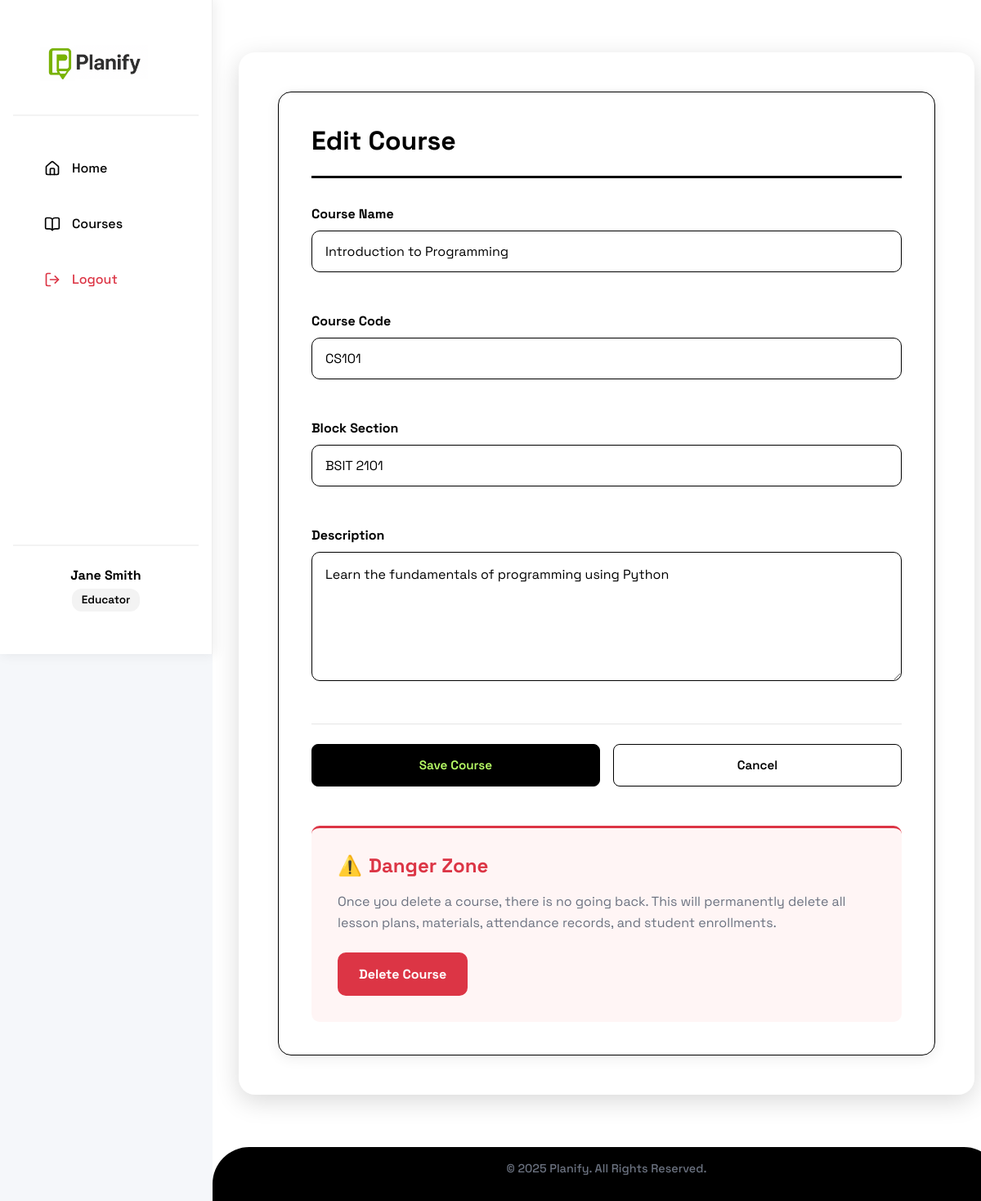
Before: /educator/course/1/edit (signed in) with the older database file.
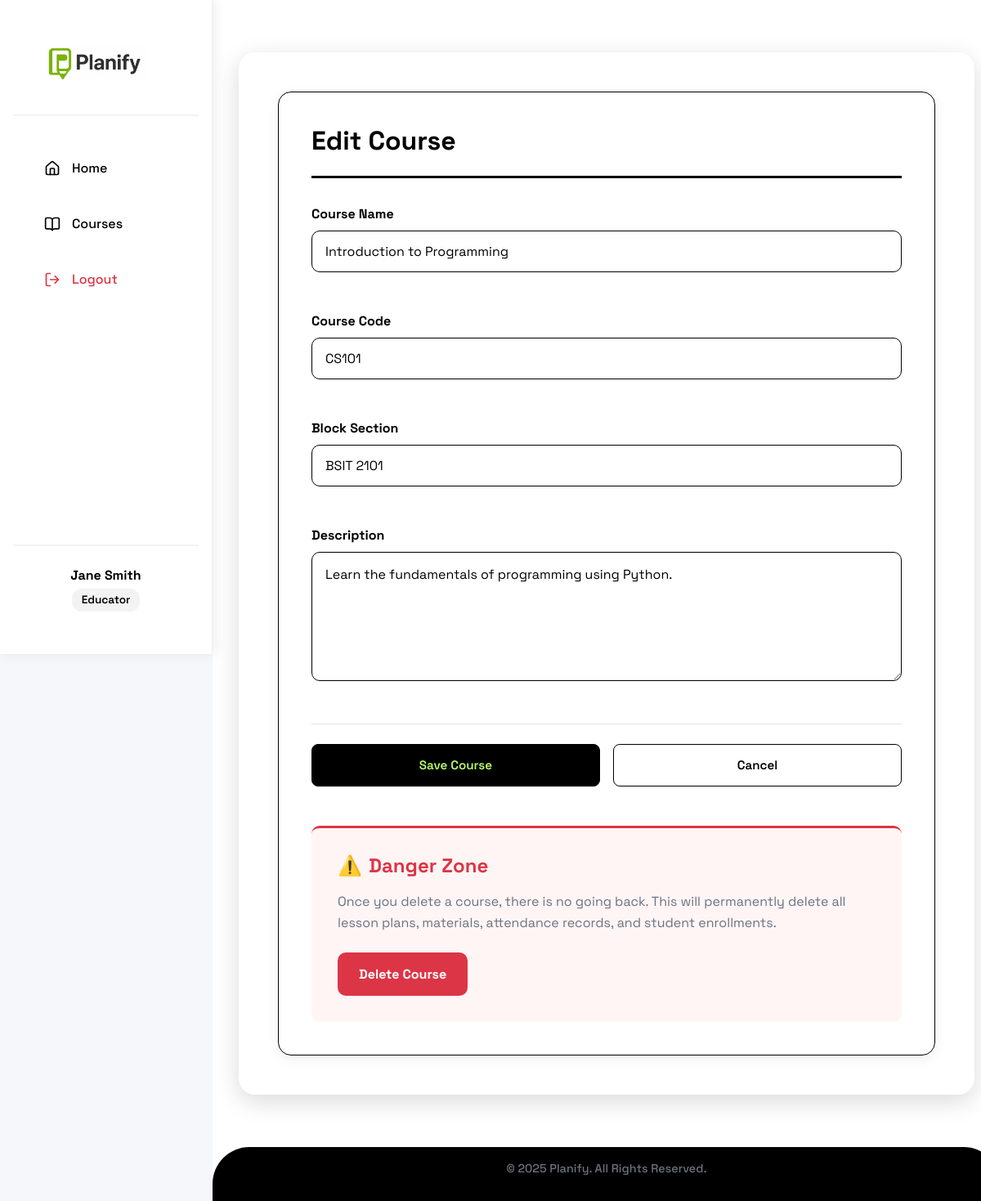
After: the same page with the newer database file.
### models.py (models this page shows, shortened)
class Course(db.Model):
    id = db.Column(db.Integer, primary_key=True)
    course_name = db.Column(db.String(100), nullable=False)
    course_code = db.Column(db.String(20), nullable=False)
    block_section = db.Column(db.String(20), nullable=False)
    description = db.Column(db.Text, nullable=True)
    educator_id = db.Column(db.Integer, db.ForeignKey('user.id'), nullable=False)
    created_at = db.Column(db.DateTime, default=datetime.utcnow)
    enrollment_code = db.Column(db.String(10), unique=True, nullable=False)
    lesson_plans = db.relationship('LessonPlan', backref='course', lazy=True, cascade='all, delete-orphan')
    enrollments = db.relationship('Enrollment', backref='course', lazy=True, cascade='all, delete-orphan')
    attendance_records = db.relationship('AttendanceRecord', backref='course', lazy=True, cascade='all, delete-orphan')

### routes.py (the view, shortened to what this page needs)
@app.route('/educator/course/<int:course_id>/edit', methods=['GET', 'POST'])
@login_required
def edit_course(course_id):
    if current_user.role != 'educator':
        flash("Access denied.", "error")
        return redirect(url_for('home'))
    course = Course.query.get_or_404(course_id)
    if course.educator_id != current_user.id:
        flash("You don't have permission to edit this course.", "error")
        return redirect(url_for('educator_courses'))
    form = CourseForm()
    form.course_name.data = course.course_name
    form.course_code.data = course.course_code
    form.block_section.data = course.block_section
    form.description.data = course.description
    return render_template('edit_course.html', form=form, course=course)

### forms.py
class CourseForm(FlaskForm):
    course_name = StringField("Course Name", validators=[DataRequired(), Length(min=3, max=100)])
    course_code = StringField("Course Code", validators=[DataRequired(), Length(min=2, max=20)])
    block_section = StringField("Block Section", validators=[DataRequired(), Length(max=20)])
    description = TextAreaField("Description", validators=[Optional()])
    submit = SubmitField("Save Course")

### app.py (called while the page is built)
@login_manager.user_loader
def load_user(user_id):
    return User.query.get(int(user_id))

### templates/edit_course.html (shortened to what this page needs)
{% extends "educator_base.html" %}
{% block content %}
<div class="edit-course-wrapper">
    <div class="edit-course-card">
        <h2 class="form-title">Edit Course</h2>
        <form method="POST" class="edit-form">
            <div class="form-group">
                {{ form.course_name.label }}
                {{ form.course_name(class="form-input") }}
            </div>
            <div class="form-group">
                {{ form.course_code.label }}
                {{ form.course_code(class="form-input") }}
            </div>
            <div class="form-group">
                {{ form.block_section.label }}
                {{ form.block_section(class="form-input") }}
            </div>
            <div class="form-group">
                {{ form.description.label }}
                {{ form.description(class="form-input", rows="5") }}
            </div>
            <div class="form-buttons">
                <button type="submit" class="save-course-btn">Save Course</button>
                <a href="{{ url_for('educator_courses') }}" class="cancel-btn">Cancel</a>
            </div>
        </form>
        <div class="danger-zone">
            <h3>Danger Zone</h3>
            <p>Once you delete a course, there is no going back. This will permanently delete all lesson plans, materials, attendance records, and student enrollments.</p>
            <form method="POST" action="{{ url_for('delete_course', course_id=course.id) }}"
                  onsubmit="return confirm('⚠️ WARNING: Delete Course?\n\nThis will permanently delete:\n• All lesson plans\n• All learning materials\n• All attendance records\n• All student enrollments\n\nThis action CANNOT be undone!\n\nAre you absolutely sure?');">
                <button type="submit" class="delete-btn">Delete Course</button>
            </form>
        </div>
    </div>
</div>
{% endblock %}

Changed rows visible on the page:
changed Course "Introduction to Programming": description "Learn the fundamentals of programming using Python" → "Learn the fundamentals of programming using Python."
